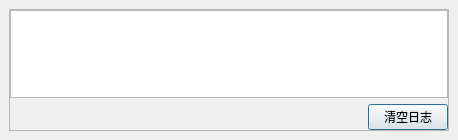
<?xml version="1.0" encoding="UTF-8"?>
<ui version="4.0">
 <class>LocalLogDialog</class>
 <widget class="QDialog" name="LocalLogDialog">
  <property name="geometry">
   <rect>
    <x>0</x>
    <y>0</y>
    <width>458</width>
    <height>140</height>
   </rect>
  </property>
  <property name="windowTitle">
   <string>打印日志</string>
  </property>
  <property name="windowIcon">
   <iconset resource="../resource.qrc">
    <normaloff>:/pic/resource/img/manager.ico</normaloff>:/pic/resource/img/manager.ico</iconset>
  </property>
  <layout class="QHBoxLayout" name="horizontalLayout_3">
   <property name="leftMargin">
    <number>9</number>
   </property>
   <property name="topMargin">
    <number>9</number>
   </property>
   <property name="rightMargin">
    <number>9</number>
   </property>
   <property name="bottomMargin">
    <number>9</number>
   </property>
   <item>
    <widget class="QScrollArea" name="scrollArea">
     <property name="widgetResizable">
      <bool>true</bool>
     </property>
     <widget class="QWidget" name="scrollAreaWidgetContents">
      <property name="geometry">
       <rect>
        <x>0</x>
        <y>0</y>
        <width>438</width>
        <height>120</height>
       </rect>
      </property>
      <layout class="QHBoxLayout" name="horizontalLayout_2">
       <property name="leftMargin">
        <number>0</number>
       </property>
       <property name="topMargin">
        <number>0</number>
       </property>
       <property name="rightMargin">
        <number>0</number>
       </property>
       <property name="bottomMargin">
        <number>0</number>
       </property>
       <item>
        <layout class="QVBoxLayout" name="verticalLayout">
         <item>
          <widget class="QTextEdit" name="log_textEdit"/>
         </item>
         <item>
          <layout class="QHBoxLayout" name="horizontalLayout">
           <item>
            <spacer name="horizontalSpacer">
             <property name="orientation">
              <enum>Qt::Horizontal</enum>
             </property>
             <property name="sizeHint" stdset="0">
              <size>
               <width>40</width>
               <height>20</height>
              </size>
             </property>
            </spacer>
           </item>
           <item>
            <widget class="QPushButton" name="clear_pushButton">
             <property name="text">
              <string>清空日志</string>
             </property>
            </widget>
           </item>
          </layout>
         </item>
        </layout>
       </item>
      </layout>
     </widget>
    </widget>
   </item>
  </layout>
 </widget>
 <resources>
  <include location="../resource.qrc"/>
 </resources>
 <connections/>
</ui>
